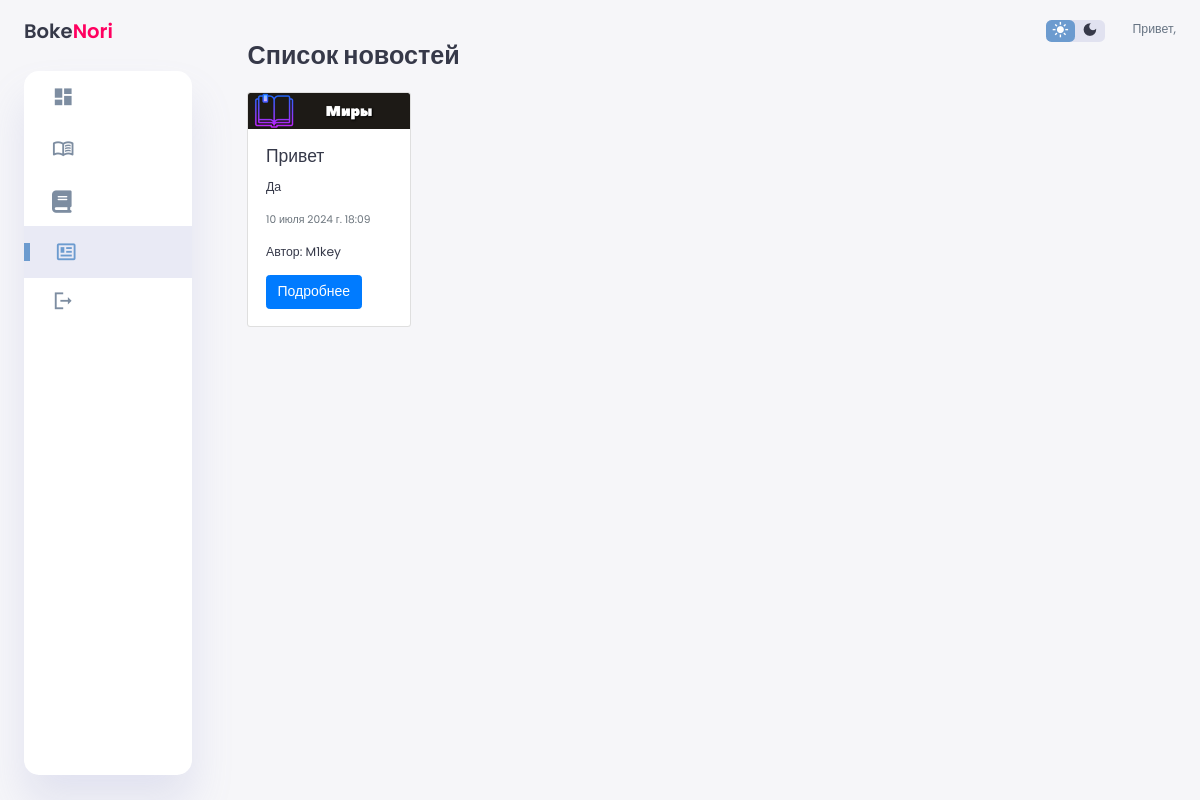
Page /news/ on the committed database.
### applications/models.py (models this page shows, shortened)
class News(models.Model):
    title = models.CharField(max_length=200)
    description = models.TextField()
    content = models.TextField()
    image = models.ImageField(upload_to='news_images/')
    date_published = models.DateTimeField(auto_now_add=True)
    author = models.ForeignKey(User, on_delete=models.CASCADE, null=True)

### applications/views.py (the view)
# urls.py: path('news/', views.news_list, name='news_list'),
def news_list(request):
    news = News.objects.all()
    return render(request, 'news_list.html', {'news': news})

### applications/templates/news_list.html
{% extends 'base.html' %}
{% block content %}
<div class="container mt-4">
    <h1 class="mb-4">Список новостей</h1>
    <div class="row">
        {% for news_item in news %}
        <div class="col-md-4 mb-4">
            <div class="card {% if is_dark_mode %}dark-card{% endif %}">
                <img src="{{ news_item.image.url }}" class="card-img-top" alt="{{ news_item.title }}">
                <div class="card-body">
                    <h5 class="card-title">{{ news_item.title }}</h5>
                    <p class="card-text">{{ news_item.description }}</p>
                    <p class="card-text"><small class="text-muted">{{ news_item.date_published }}</small></p>
                    <p class="card-text">Автор: {{ news_item.author }}</p>
                    <a href="{% url 'news_detail' pk=news_item.pk %}" class="btn btn-primary">Подробнее</a>
                </div>
            </div>
        </div>
        {% endfor %}
    </div>
</div>
{% endblock %}

### applications/static/css/style.css (style rules this page uses)
:root { --color-primary: #6C9BCF; --color-danger: #FF0060; --color-success: #1B9C85; --color-warning: #F7D060; --color-white: #fff; --color-info-dark: #7d8da1; --color-dark: #363949; --color-light: rgba(132, 139, 200, 0.18); --color-dark-variant: #677483; --color-background: #f6f6f9; --card-border-radius: 2rem; --border-radius-1: 0.4rem; --border-radius-2: 1.2rem; --light-bg-color: #ffffff; --light-text-color: #333333; --card-padding: 1.8rem; --padding-1: 1.2rem; --box-shadow: 0 2rem 3rem var(--color-light); }
body { background-color: var(--color-background); color: var(--color-dark); }
.card { background-color: var(--color-white); color: var(--color-dark); }
.card-title, .card-text, .card-link, .card-header, .card-footer { color: var(--color-dark); }
.btn { background-color: var(--color-dark-variant); color: var(--color-white); }
* { margin: 0; padding: 0; outline: 0; appearance: 0; border: 0; text-decoration: none; box-sizing: border-box; }
html { font-size: 14px; }
body { width: 100vw; height: 100vh; font-family: 'Poppins', sans-serif; font-size: 0.88rem; user-select: none; overflow-x: hidden; color: var(--color-dark); background-color: var(--color-background); }
a { color: var(--color-dark); }
img { display: block; width: 100%; object-fit: cover; }
h1 { font-weight: 800; font-size: 1.8rem; }
small { font-size: 0.76rem; }
p { color: var(--color-dark-variant); }
.text-muted { color: var(--color-info-dark); }
@media screen and (max-width: 1200px) { .container { width: 95%; grid-template-columns: 7rem auto 23rem; } }
:root { --custom-color-primary: #6C9BCF; }
:root { --bs-primary: var(--custom-color-primary); }
:root { --body-bg: var(--color-background); --body-color: var(--color-dark); --link-color: var(--color-dark); --link-hover-color: var(--color-dark-variant); --btn-primary-bg: var(--color-dark); --btn-primary-color: var(--color-white); --btn-secondary-bg: var(--color-dark-variant); --btn-secondary-color: var(--color-white); --jumbotron-bg: var(--color-dark); --jumbotron-color: var(--color-white); --alert-bg-color: var(--color-dark-variant); --alert-text-color: var(--color-white); --form-bg-color: var(--color-dark-variant); --form-text-color: var(--color-white); --form-placeholder-color: var(--color-dark-variant); --form-border-color: var(--color-dark-variant); }
.btn-primary { background-color: #007bff; border-color: #007bff; }

### rows in the picture
News: image (picture), title "Привет", description "Да", date_published "10 июля 2024 г. 18:09", author "M1key"
